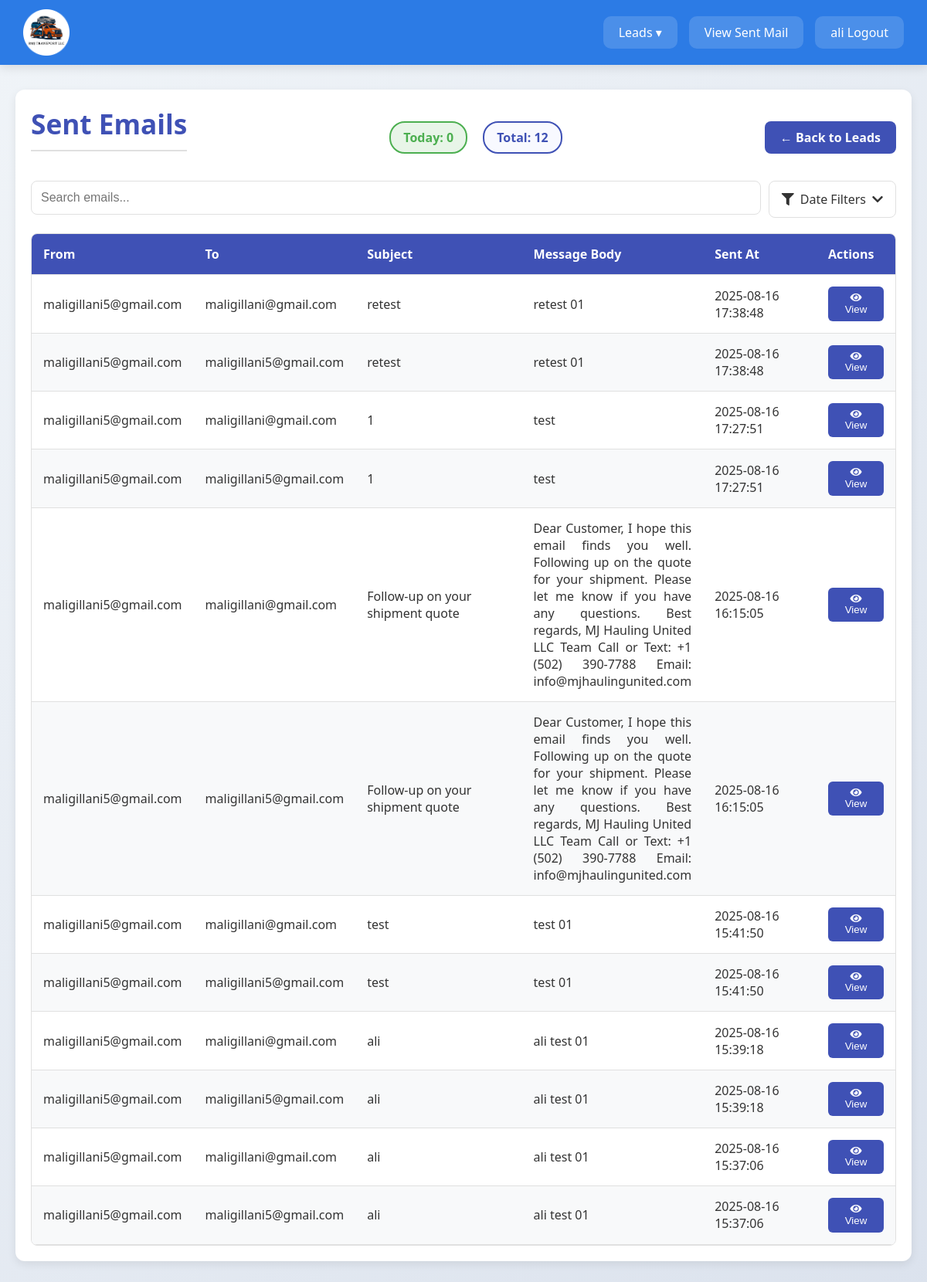
The page /sent_mail.php (signed in) on the database its author committed.
### tables this page shows
CREATE TABLE `sent_emails` (
  `id` int NOT NULL,
  `from_email` varchar(255) NOT NULL,
  `to_email` varchar(255) NOT NULL,
  `subject` varchar(255) NOT NULL,
  `message_body` text NOT NULL,
  `sent_at` timestamp NOT NULL DEFAULT CURRENT_TIMESTAMP
);

### sent_mail.php (the view, shortened to what this page needs)
<?php
$servername = "localhost";
$username = "";
$password = "";
$dbname = "";
$conn = new mysqli($servername, $username, $password, $dbname);
echo "<p style='text-align: right; color: #888; font-size: 0.8em; margin-bottom: -15px;'>Current Server Time: " . date('Y-m-d H:i:s') . "</p>";
$date_filters = isset($_GET['filters']) ? $_GET['filters'] : ['all'];
$sql = "SELECT from_email, to_email, subject, message_body, sent_at FROM sent_emails";
$where_clause = [];
if (!isset($_SESSION['admin_logged_in']) || $_SESSION['admin_logged_in'] !== true) {
    $user_email = $_SESSION['user_email'] ?? '';
    $where_clause[] = "from_email = '{$conn->real_escape_string($user_email)}'";
}
if (!empty($where_clause)) {
    $sql .= " WHERE " . implode(" AND ", $where_clause);
}
$sql .= " ORDER BY sent_at DESC";
$result = $conn->query($sql);
$today_sql = "SELECT COUNT(*) AS daily_count FROM sent_emails WHERE DATE(sent_at) = CURDATE()";
if (!isset($_SESSION['admin_logged_in']) || $_SESSION['admin_logged_in'] !== true) {
    $user_email = $_SESSION['user_email'] ?? '';
    $today_sql .= " AND from_email = '{$conn->real_escape_string($user_email)}'";
}
$today_result = $conn->query($today_sql);
$daily_count = 0;
if ($today_result && $today_result->num_rows > 0) {
    $row = $today_result->fetch_assoc();
    $daily_count = $row['daily_count'];
}
$total_sql = "SELECT COUNT(*) AS total_count FROM sent_emails";
$total_where_clause = [];
if (!isset($_SESSION['admin_logged_in']) || $_SESSION['admin_logged_in'] !== true) {
    $user_email = $_SESSION['user_email'] ?? '';
    $total_where_clause[] = "from_email = '{$conn->real_escape_string($user_email)}'";
}
if (!empty($total_where_clause)) {
    $total_sql .= " WHERE " . implode(" AND ", $total_where_clause);
}
$total_result = $conn->query($total_sql);
$total_count = 0;
if ($total_result && $total_result->num_rows > 0) {
    $row = $total_result->fetch_assoc();
    $total_count = $row['total_count'];
}
function cleanSubject($subject) {
    $subject = preg_replace('/^\[.*?\]\s*/', '', $subject);
    $companies = ['RMJ Transport', 'RMJ Transport LLC', 'Transport LLC', 'RMJ'];
    foreach ($companies as $company) {
        $pattern = '/\b' . preg_quote($company, '/') . '\b/i';
        $matches = [];
    }
    $subject = preg_replace('/\s+/', ' ', trim($subject));
    return $subject;
}
require_once 'header6.php';
?>
<!DOCTYPE html>
<html lang="en">
<head>
    <link rel="stylesheet" href="https://cdnjs.cloudflare.com/ajax/libs/font-awesome/5.15.3/css/all.min.css">
</head>
<body>
    <div class="container">
        <div class="header-actions">
            <h1>Sent Emails</h1>
            <div class="message-counters">
                <div class="message-counter counter-today">
                    Today: <span><?php echo $daily_count; ?></span>
                </div>
                <div class="message-counter">
                    <?php
                    $filter_label = 'Filtered';
                    if (in_array('all', $date_filters) || empty($date_filters)) {
                        $filter_label = 'Total';
                    }
                    echo $filter_label;
                    ?>: <span><?php echo $total_count; ?></span>
                </div>
            </div>
            <a href="view_leads.php" class="back-link">&larr; Back to Leads</a>
        </div>
        <div class="filter-actions">
            <div class="search-bar">
                <input type="text" id="searchInput" onkeyup="filterTable()" placeholder="Search emails...">
            </div>
            <div class="filter-dropdown" id="filterDropdown">
                <div class="filter-dropdown-btn" onclick="toggleFilterDropdown()">
                    <i class="fas fa-filter"></i>
                    <span>Date Filters</span>
                    <i class="fas fa-chevron-down"></i>
                </div>
            </div>
        </div>
        <?php if ($result && $result->num_rows > 0): ?>
            <table id="emailTable">
                <thead>
                    <tr>
                        <th>From</th>
                        <th>To</th>
                        <th>Subject</th>
                        <th>Message Body</th>
                        <th>Sent At</th>
                        <th>Actions</th>
                    </tr>
                </thead>
                <tbody>
                    <?php $row_id = 0; while($row = $result->fetch_assoc()): $row_id++; ?>
                        <tr>
                            <td><?php echo htmlspecialchars($row['from_email']); ?></td>
                            <td><?php echo htmlspecialchars($row['to_email']); ?></td>
                            <td><?php echo htmlspecialchars(cleanSubject($row['subject'])); ?></td>
                            <td style="text-align:justify; width:20%;"><p><?php echo htmlspecialchars($row['message_body']); ?></p></td>
                            <td><?php echo htmlspecialchars($row['sent_at']); ?></td>
                            <td>
                                <button class="view-btn" onclick="openModal(<?php echo $row_id; ?>)">
                                    <i class="fas fa-eye"></i> View
                                </button>
                            </td>
                        </tr>
                    <?php endwhile; ?>
                </tbody>
            </table>
        <?php else: ?>
            <div class="empty-state">
                <p>No emails have been sent yet for this filter.</p>
            </div>
        <?php endif; ?>
    </div>
</body>
</html>

### lead_styling.css (style rules this page uses)
body { font-family: 'Poppins', sans-serif; background: linear-gradient(135deg, #f0f4f8 0%, #dbe2ed 100%); color: #333; display: flex; flex-direction: column; align-items: center; overflow-y: auto; padding-top: 150px; padding-left: 25px; padding-right: 25px; position: relative; }
* { box-sizing: border-box; }
.container { background: var(--bg-card); padding: 20px; border-radius: 12px; box-shadow: 0 6px 20px rgba(0, 0, 0, 0.08); width: 100%; max-width: 1400px; margin: 20px auto; }

### sent_mail.php (style rules this page uses)
:root { --primary-color: #3f51b5; --secondary-color: #f5f5f5; --text-color: #333; --light-text-color: #666; --border-color: #e0e0e0; }
body { font-family: 'Segoe UI', Arial, sans-serif; background-color: var(--secondary-color); margin: 0; padding: 20px; color: var(--text-color); }
.container { width: 100%; max-width: 1300px; margin: 80px auto; background-color: #fff; padding: 20px; box-shadow: 0 4px 12px rgba(0, 0, 0, 0.08); border-radius: 12px; }
h1 { color: var(--primary-color); margin-top: 0; font-size: 2.2em; border-bottom: 2px solid var(--border-color); padding-bottom: 10px; }
.header-actions { display: flex; justify-content: space-between; align-items: center; margin-bottom: 15px; flex-wrap: wrap; }
.message-counters { display: flex; gap: 20px; flex-wrap: wrap; }
.message-counter { font-size: 1em; font-weight: bold; color: var(--primary-color); background-color: #f8f9ff; padding: 8px 16px; border-radius: 20px; border: 2px solid var(--primary-color); }
.counter-today { background-color: #e8f5e8; border-color: #4caf50; color: #4caf50; }
.filter-actions { display: flex; gap: 10px; margin-bottom: 15px; }
.search-bar { flex-grow: 1; }
.search-bar input { width: 100%; padding: 12px; border: 1px solid var(--border-color); border-radius: 8px; font-size: 1em; transition: all 0.3s ease; }
.filter-dropdown { position: relative; display: inline-block; }
.filter-dropdown-btn { padding: 12px 16px; border: 1px solid var(--border-color); border-radius: 8px; background: white; cursor: pointer; font-size: 1em; display: flex; align-items: center; gap: 8px; min-width: 150px; transition: all 0.3s ease; }
.back-link { text-decoration: none; color: #fff; font-weight: bold; background-color: var(--primary-color); padding: 10px 20px; border-radius: 8px; transition: background-color 0.3s ease; }
table { width: 100%; border-collapse: separate; border-spacing: 0; margin-top: 20px; border: 1px solid var(--border-color); border-radius: 8px; overflow: hidden; }
th, td { padding: 15px; text-align: left; border-bottom: 1px solid var(--border-color); }
th { background-color: var(--primary-color); color: #fff; font-weight: 600; }
tr:nth-child(even) { background-color: #f8f9fa; }
.view-btn { background-color: var(--primary-color); color: #fff; border: none; padding: 8px 16px; border-radius: 6px; cursor: pointer; transition: background-color 0.3s ease; }

### rows shown on the page
sent_emails: from_email "maligillani5@gmail.com", to_email "maligillani@gmail.com", subject "retest", message_body "retest 01", sent_at "2025-08-16 17:38:48"
sent_emails: from_email "maligillani5@gmail.com", to_email "maligillani5@gmail.com", subject "retest", message_body "retest 01", sent_at "2025-08-16 17:38:48"
sent_emails: from_email "maligillani5@gmail.com", to_email "maligillani@gmail.com", subject "1", message_body "test", sent_at "2025-08-16 17:27:51"
sent_emails: from_email "maligillani5@gmail.com", to_email "maligillani5@gmail.com", subject "1", message_body "test", sent_at "2025-08-16 17:27:51"
sent_emails: from_email "maligillani5@gmail.com", to_email "maligillani@gmail.com", subject "Follow-up on your shipment quote", message_body "Dear Customer, I hope this email finds you well. Following up on the quote for your shipment. Please let me know if you have any questions. Best regards, MJ Hauling United LLC Team Call or Text: +1 (502) 390-7788 Email: info@mjhaulingunited.com", sent_at "2025-08-16 16:15:05"
sent_emails: from_email "maligillani5@gmail.com", to_email "maligillani5@gmail.com", subject "Follow-up on your shipment quote", message_body "Dear Customer, I hope this email finds you well. Following up on the quote for your shipment. Please let me know if you have any questions. Best regards, MJ Hauling United LLC Team Call or Text: +1 (502) 390-7788 Email: info@mjhaulingunited.com", sent_at "2025-08-16 16:15:05"
sent_emails: from_email "maligillani5@gmail.com", to_email "maligillani@gmail.com", subject "test", message_body "test 01", sent_at "2025-08-16 15:41:50"
sent_emails: from_email "maligillani5@gmail.com", to_email "maligillani5@gmail.com", subject "test", message_body "test 01", sent_at "2025-08-16 15:41:50"
sent_emails: from_email "maligillani5@gmail.com", to_email "maligillani@gmail.com", subject "ali", message_body "ali test 01", sent_at "2025-08-16 15:39:18"
sent_emails: from_email "maligillani5@gmail.com", to_email "maligillani5@gmail.com", subject "ali", message_body "ali test 01", sent_at "2025-08-16 15:39:18"
sent_emails: from_email "maligillani5@gmail.com", to_email "maligillani@gmail.com", subject "ali", message_body "ali test 01", sent_at "2025-08-16 15:37:06"
sent_emails: from_email "maligillani5@gmail.com", to_email "maligillani5@gmail.com", subject "ali", message_body "ali test 01", sent_at "2025-08-16 15:37:06"

### other values the page prints
$logged_in_user_name "ali"
$daily_count "0"
$filter_label "Total"
$total_count "12"
